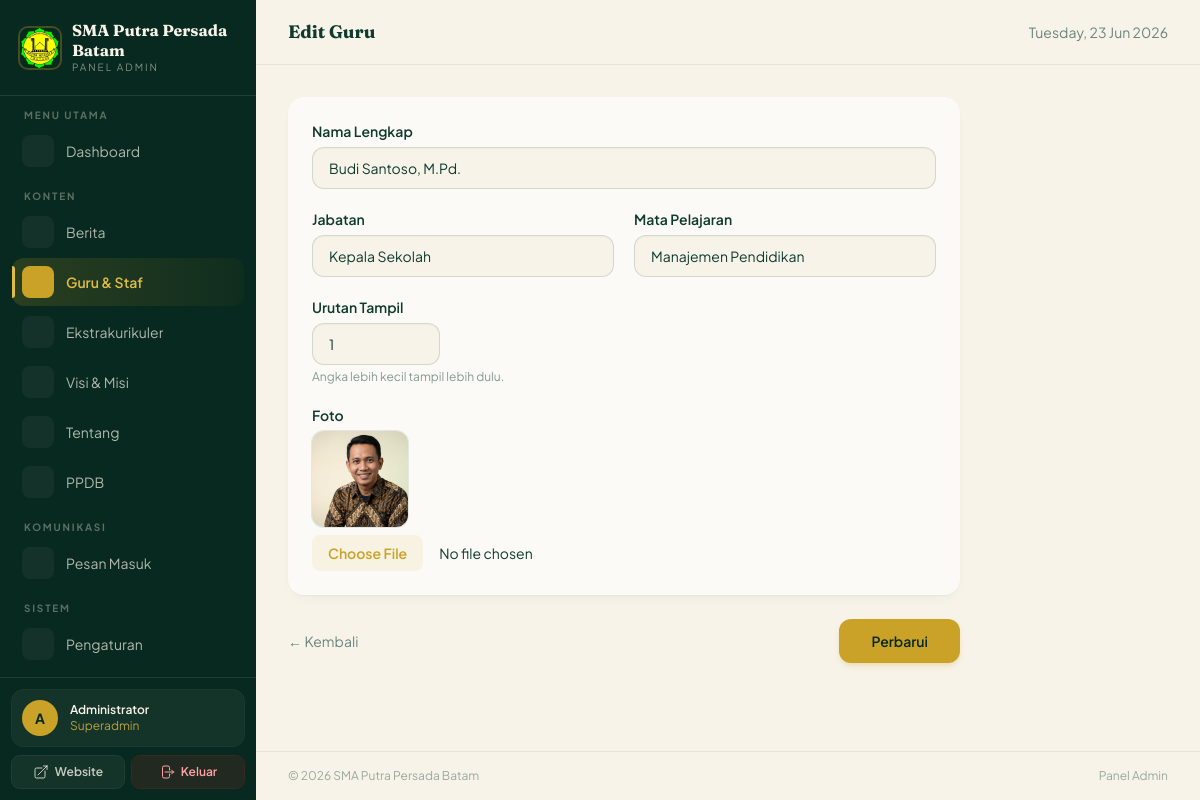
Page /admin/kelola_guru.php?edit=1 (signed in) on the committed database.
### tables this page shows
CREATE TABLE pengaturan (
  id    INT AUTO_INCREMENT PRIMARY KEY,
  kunci VARCHAR(100) NOT NULL UNIQUE,
  nilai TEXT NOT NULL
);

CREATE TABLE guru (
  id      INT AUTO_INCREMENT PRIMARY KEY,
  nama    VARCHAR(100) NOT NULL,
  jabatan VARCHAR(100) NOT NULL,
  mapel   VARCHAR(100) DEFAULT NULL,
  foto    VARCHAR(255) DEFAULT 'placeholder.jpeg',
  urutan  INT          NOT NULL DEFAULT 0
);

### config/koneksi.php (called while the page is built, shortened)
<?php
$cspNonce = base64_encode(random_bytes(16));
function db(): PDO {
    static $pdo = null;
    if ($pdo === null) {
        $dsn = "mysql:host=" . DB_HOST . ";dbname=" . DB_NAME . ";charset=" . DB_CHARSET;
        $pdo = new PDO($dsn, DB_USER, DB_PASS, [
            PDO::ATTR_ERRMODE            => PDO::ERRMODE_EXCEPTION,
            PDO::ATTR_DEFAULT_FETCH_MODE => PDO::FETCH_ASSOC,
            PDO::ATTR_EMULATE_PREPARES   => false,
        ]);
    }
    return $pdo;
}
function setting(string $kunci): ?string {
    $stmt = db()->prepare('SELECT nilai FROM pengaturan WHERE kunci = ?');
    $stmt->execute([$kunci]);
    $row = $stmt->fetch();
    return $row ? $row['nilai'] : null;
}
function esc(string $str): string {
    return htmlspecialchars($str, ENT_QUOTES, 'UTF-8');
}

### admin/auth.php (called while the page is built, shortened)
<?php
require_once __DIR__ . '/../config/koneksi.php';
function admin_name(): string {
    return $_SESSION['admin_nama'] ?? 'Admin';
}

### admin/kelola_guru.php (the view, shortened to what this page needs)
<?php
require_once 'auth.php';
$pdo   = db();
$edit  = null;
$mode  = 'list';
if (isset($_GET['edit'])) {
    $edit = $pdo->prepare('SELECT * FROM guru WHERE id=?');
    $edit->execute([(int)$_GET['edit']]);
    $edit = $edit->fetch();
    $mode = $edit ? 'form' : 'list';
}
$pageTitle = $mode === 'form' ? ($edit ? 'Edit Guru' : 'Tambah Guru') : 'Kelola Guru & Staf';
include 'admin_head.php';
if ($mode === 'form'):
?>
<form method="POST" enctype="multipart/form-data" class="max-w-2xl space-y-6">
  <div class="admin-card bg-white/60 dark:bg-pine/40 backdrop-blur-sm rounded-2xl ring-1 ring-pine/8 dark:ring-cream/8 p-6 space-y-5">
    <div>
      <label class="block text-sm font-semibold mb-1.5">Nama Lengkap</label>
      <input type="text" name="nama" required value="<?php echo esc($edit['nama'] ?? ''); ?>"
             class="w-full px-4 py-2.5 rounded-xl bg-cream dark:bg-pine-deep border border-pine/15 dark:border-cream/15 focus:border-brass focus:ring-2 focus:ring-brass/20 outline-none transition text-sm">
    </div>
    <div class="grid sm:grid-cols-2 gap-5">
      <div>
        <label class="block text-sm font-semibold mb-1.5">Jabatan</label>
        <input type="text" name="jabatan" required value="<?php echo esc($edit['jabatan'] ?? ''); ?>"
               placeholder="contoh: Kepala Sekolah, Guru Matematika"
               class="w-full px-4 py-2.5 rounded-xl bg-cream dark:bg-pine-deep border border-pine/15 dark:border-cream/15 focus:border-brass focus:ring-2 focus:ring-brass/20 outline-none transition text-sm">
      </div>
      <div>
        <label class="block text-sm font-semibold mb-1.5">Mata Pelajaran</label>
        <input type="text" name="mapel" value="<?php echo esc($edit['mapel'] ?? ''); ?>"
               placeholder="opsional"
               class="w-full px-4 py-2.5 rounded-xl bg-cream dark:bg-pine-deep border border-pine/15 dark:border-cream/15 focus:border-brass focus:ring-2 focus:ring-brass/20 outline-none transition text-sm">
      </div>
    </div>
    <div>
      <label class="block text-sm font-semibold mb-1.5">Urutan Tampil</label>
      <input type="number" name="urutan" min="0" value="<?php echo esc($edit['urutan'] ?? '0'); ?>"
             class="w-32 px-4 py-2.5 rounded-xl bg-cream dark:bg-pine-deep border border-pine/15 dark:border-cream/15 focus:border-brass focus:ring-2 focus:ring-brass/20 outline-none transition text-sm">
      <p class="text-xs text-pine/50 dark:text-cream/50 mt-1">Angka lebih kecil tampil lebih dulu.</p>
    </div>
    <div>
      <label class="block text-sm font-semibold mb-1.5">Foto</label>
      <?php if (!empty($edit['foto'])): ?>
        <div class="mb-2">
          <img src="uploads/guru/<?php echo esc($edit['foto']); ?>" alt="" class="h-24 w-24 rounded-xl object-cover ring-1 ring-pine/10">
        </div>
      <?php endif; ?>
      <input type="file" name="foto" accept="image/*"
             class="w-full text-sm file:mr-4 file:py-2 file:px-4 file:rounded-lg file:border-0 file:bg-brass/10 file:text-brass file:font-semibold file:text-sm hover:file:bg-brass/20 transition">
    </div>
  </div>
  <div class="flex items-center justify-between">
    <a href="kelola_guru.php" class="text-sm text-pine/60 dark:text-cream/60 hover:text-pine dark:hover:text-cream transition">← Kembali</a>
    <button type="submit" class="btn-action px-8 py-3 rounded-xl bg-brass hover:bg-brass-light text-pine-deep font-semibold text-sm shadow-md shadow-brass/20 hover:shadow-lg transition">
      <?php echo $edit ? 'Perbarui' : 'Simpan'; ?>
    </button>
  </div>
</form>
<?php endif; ?>
<?php include 'admin_foot.php'; ?>

### admin/admin_head.php (shortened to what this page needs)
<?php
$namaSekolah = setting('nama_sekolah') ?? 'SMA Putra Persada Batam';
$currentPage = basename($_SERVER['PHP_SELF']);
$navGroups = [
    'Menu Utama' => [
        ['file'=>'dashboard.php', 'icon'=>'grid', 'label'=>'Dashboard'],
    ],
    'Konten' => [
        ['file'=>'kelola_berita.php',   'icon'=>'news',  'label'=>'Berita'],
        ['file'=>'kelola_guru.php',     'icon'=>'users', 'label'=>'Guru & Staf'],
        ['file'=>'kelola_ekskul.php',   'icon'=>'star',  'label'=>'Ekstrakurikuler'],
        ['file'=>'kelola_visimisi.php', 'icon'=>'eye',   'label'=>'Visi & Misi'],
        ['file'=>'kelola_tentang.php',  'icon'=>'info',  'label'=>'Tentang'],
        ['file'=>'kelola_ppdb.php',     'icon'=>'doc',   'label'=>'PPDB'],
    ],
    'Komunikasi' => [
        ['file'=>'pesan_masuk.php', 'icon'=>'mail', 'label'=>'Pesan Masuk'],
    ],
    'Sistem' => [
        ['file'=>'kelola_pengaturan.php', 'icon'=>'cog', 'label'=>'Pengaturan'],
    ],
];
?>
<!DOCTYPE html>
<html lang="id">
<head>
  <script nonce="<?php echo $cspNonce; ?>" src="../assets/js/tailwind.js"></script>
</head>
<body class="min-h-dvh antialiased bg-cream dark:bg-pine-deep text-pine dark:text-cream font-sans">
  <aside id="sidebar" class="fixed top-0 left-0 bottom-0 w-64 bg-pine-deep text-cream z-50 flex flex-col sidebar-enter
                               lg:translate-x-0 -translate-x-full">
    <div class="p-5 border-b border-cream/10">
      <a href="dashboard.php" class="flex items-center gap-3 group">
        <img src="../assets/img/logo.jpeg" alt="Logo" class="w-10 h-10 rounded-lg object-cover ring-2 ring-brass/30
                                                    group-hover:ring-brass transition duration-300">
        <div>
          <h1 class="font-serif text-base font-bold leading-tight group-hover:text-brass-light transition"><?php echo esc($namaSekolah); ?></h1>
          <p class="text-[10px] tracking-[0.2em] text-cream/50 uppercase">Panel Admin</p>
        </div>
      </a>
    </div>
    <nav class="flex-1 overflow-y-auto py-3 px-3 space-y-3.5">
      <?php
      foreach ($navGroups as $groupLabel => $items): ?>
        <div>
          <p class="px-3 mb-1 text-[10px] font-bold tracking-[0.18em] text-cream/35 uppercase"><?php echo $groupLabel; ?></p>
          <div class="space-y-0.5">
            <?php foreach ($items as $item):
              $isActive = $currentPage === $item['file']; ?>
              <a href="<?php echo $item['file']; ?>"
                 class="sidebar-link flex items-center gap-3 px-2.5 py-2 rounded-xl text-sm
                        <?php echo $isActive ? 'active font-semibold' : 'text-cream/70 hover:text-cream'; ?>">
                <span class="nav-ic flex items-center justify-center w-8 h-8 rounded-lg shrink-0 <?php echo $isActive ? '' : 'bg-cream/5'; ?>">
                  <svg class="w-[18px] h-[18px]" fill="none" stroke="currentColor" viewBox="0 0 24 24">
                    <?php echo $iconPaths[$item['icon']]; ?>
                  </svg>
                </span>
                <span class="truncate"><?php echo $item['label']; ?></span>
              </a>
            <?php endforeach; ?>
          </div>
        </div>
      <?php endforeach; ?>
    </nav>
    <div class="p-3 border-t border-cream/10">
      <div class="flex items-center gap-3 p-2.5 mb-2.5 rounded-xl bg-cream/5 ring-1 ring-cream/8">
        <div class="w-9 h-9 rounded-full bg-brass flex items-center justify-center text-pine-deep font-bold text-sm shrink-0">
          <?php echo strtoupper(substr(admin_name(), 0, 1)); ?>
        </div>
        <div class="text-xs min-w-0">
          <p class="font-semibold truncate"><?php echo esc(admin_name()); ?></p>
          <p class="text-brass-light/80 capitalize truncate"><?php echo esc($_SESSION['admin_role'] ?? 'admin'); ?></p>
        </div>
      </div>
      <div class="grid grid-cols-2 gap-2">
        <a href="../index.php" target="_blank"
           class="flex items-center justify-center gap-1.5 px-3 py-2 rounded-lg text-xs font-semibold
                  bg-cream/5 text-cream/80 ring-1 ring-cream/10 hover:bg-cream/10 hover:text-cream transition">
          <svg class="w-4 h-4 shrink-0" fill="none" stroke="currentColor" viewBox="0 0 24 24"><path stroke-linecap="round" stroke-linejoin="round" stroke-width="1.5" d="M13.5 6H5.25A2.25 2.25 0 003 8.25v10.5A2.25 2.25 0 005.25 21h10.5A2.25 2.25 0 0018 18.75V10.5m-10.5 6L21 3m0 0h-5.25M21 3v5.25"/></svg>
          Website
        </a>
        <a href="logout.php"
           class="flex items-center justify-center gap-1.5 px-3 py-2 rounded-lg text-xs font-semibold
                  bg-red-500/10 text-red-300 ring-1 ring-red-500/20 hover:bg-red-500/20 hover:text-red-200 transition">
          <svg class="w-4 h-4 shrink-0" fill="none" stroke="currentColor" viewBox="0 0 24 24"><path stroke-linecap="round" stroke-linejoin="round" stroke-width="1.5" d="M15.75 9V5.25A2.25 2.25 0 0013.5 3h-6a2.25 2.25 0 00-2.25 2.25v13.5A2.25 2.25 0 007.5 21h6a2.25 2.25 0 002.25-2.25V15m3 0l3-3m0 0l-3-3m3 3H9"/></svg>
          Keluar
        </a>
      </div>
    </div>
  </aside>
  <div class="lg:ml-64 min-h-dvh flex flex-col">
    <header class="sticky top-0 z-30 bg-cream/80 dark:bg-pine-deep/80 backdrop-blur-md border-b border-pine/8 dark:border-cream/8">
      <div class="flex items-center justify-between px-5 lg:px-8 h-16">
        <div class="flex items-center gap-4">
          <h2 class="font-serif text-lg font-bold"><?php echo esc($pageTitle); ?></h2>
        </div>
        <div class="flex items-center gap-3 text-sm text-pine/60 dark:text-cream/60">
          <span><?php echo date('l, d M Y'); ?></span>
        </div>
      </div>
    </header>
    <main class="flex-1 p-5 lg:p-8 fade-in">

### admin/admin_head.php (style rules this page uses)
.sidebar-link { position:relative;transition:background .2s ease,color .2s ease }
.sidebar-link .nav-ic { transition:background .2s ease,color .2s ease }
.sidebar-link.active { background:linear-gradient(90deg,rgba(201,162,39,.18),rgba(201,162,39,.04));color:#E0BC45 }
.sidebar-link.active .nav-ic { background:#C9A227;color:#08291F }
.sidebar-link.active::before { content:"";position:absolute;left:0;top:.5rem;bottom:.5rem;width:3px;border-radius:0 4px 4px 0;background:#E0BC45 }
.admin-card { transition:transform .25s ease,box-shadow .25s ease }
.btn-action { transition:all .2s ease }
.fade-in { opacity:0;transform:translateY(12px);animation:fadeUp .4s ease forwards }
.sidebar-enter { animation:slideIn .3s ease forwards }
#sidebar { transition:transform .3s ease }
@media (min-width:1024px) { #sidebar { transform:none!important } }
main input[type=text],main input[type=email],main input[type=url], main input[type=password],main input[type=date],main input[type=number], main input[type=search],main input[type=tel],main textarea,main select { box-shadow:inset 0 1px 2px rgba(14,59,46,.04); }
main input[type=file] { cursor:pointer }
button,.btn-action,a[role=button] { cursor:pointer }
.admin-card { box-shadow:0 1px 2px rgba(14,59,46,.04),0 6px 16px -10px rgba(14,59,46,.12) }
#sidebar nav { scrollbar-width:none;-ms-overflow-style:none }

### rows in the picture
pengaturan: nilai "SMA Putra Persada Batam"
guru: nama "Budi Santoso, M.Pd.", jabatan "Kepala Sekolah", mapel "Manajemen Pendidikan", urutan "1", foto (picture)

### other values in the picture
$groupLabel "MENU UTAMA"
$item['label'] "Dashboard"
$groupLabel "KONTEN"
$item['label'] "Berita"
$item['label'] "Guru & Staf"
$item['label'] "Ekstrakurikuler"
$item['label'] "Visi & Misi"
$item['label'] "Tentang"
$item['label'] "PPDB"
$groupLabel "KOMUNIKASI"
$item['label'] "Pesan Masuk"
$groupLabel "SISTEM"
$item['label'] "Pengaturan"
substr(admin_name(), 0, 1) "A"
admin_name() "Administrator"
